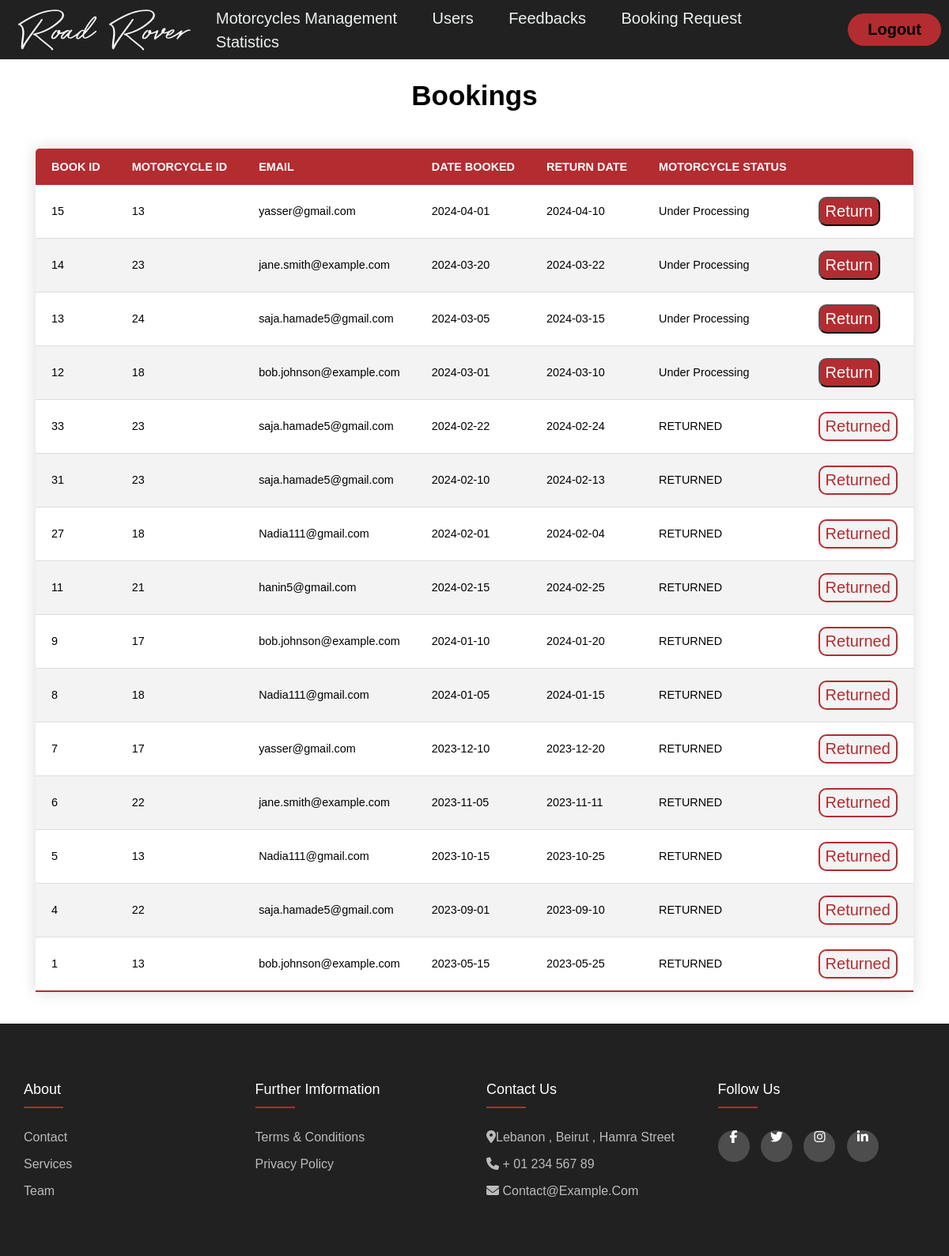
Screenshot of /adminBooking.php with the database file from the repository.
### tables this page shows
CREATE TABLE `booking` (
  `book_id` int(11) NOT NULL,
  `motor_id` int(11) DEFAULT NULL,
  `email` varchar(255) DEFAULT NULL,
  `book_date` date DEFAULT NULL,
  `return_date` date DEFAULT NULL,
  `motor_result` varchar(100) DEFAULT NULL,
  `price` mediumtext DEFAULT NULL
);

### adminBooking.php (the view, shortened to what this page needs)
<html lang="en">
<head>
    <link rel="stylesheet" href="style.css">
    <link rel="stylesheet" href="https://cdnjs.cloudflare.com/ajax/libs/font-awesome/6.5.1/css/all.min.css" />
</head>
<body>
    <header class="header">
        <a class="logo" href="admindash.php"><img src="RoadRover.jpeg" alt="logo"></a>
          <nav class="nav">
      <ul class="nav-links">
                 <li><a href="TableShowingMotors.php">Motorcycles Management</a></li>
                    <li><a href="adminusers.php">Users</a></li>
                    <li><a href="adminfeedback.php">Feedbacks</a></li>
                    <li><a href="adminBooking.php">Booking Request</a></li>
					<li><a href="adminstatistics.php">Statistics</a></li>
      </ul>
    </nav>
    <button class="button"><b><a href="home.php" style="text-decoration: none; color:black;">Logout</a></b></button>
    </header>
    <?php
    require_once('connection.php');
    $query = "SELECT * FROM booking ORDER BY book_id desc";
    $query_exec = mysqli_query($con, $query);
    ?>
    <div style="margin-top: 20px;">
    <h1 class="Title" style="text-align:center;font-size:35px;">Bookings</h1>
    <div class="booking-main">
        <div>
            <table class="content-table">
                <thead>
                    <tr>
                        <th>BOOK ID</th>
                        <th>MOTORCYCLE ID</th>
                        <th>EMAIL</th>
                        <th>DATE BOOKED</th>
                        <th>RETURN DATE</th>
                        <th>MOTORCYCLE STATUS</th>
                        <th></th>
                    </tr>
                </thead>
                <tbody>
                    <?php
                    mysqli_data_seek($query_exec, 0);
                    while ($res = mysqli_fetch_array($query_exec)) {
                        if ($res['motor_result'] !== 'RETURNED') :
                    ?>
                            <tr class="active-row">
                                <td><input type="hidden" name="book_id" value="<?php echo $res['book_id']; ?>" /><?php echo $res['book_id']; ?></td>
                                <td><?php echo $res['motor_id']; ?></td>
                                <td><?php echo $res['email']; ?></td>
                                <td><?php echo $res['book_date']; ?></td>
                                <td><?php echo $res['return_date']; ?></td>
                                <td><?php echo $res['motor_result']; ?></td>
                                <td>
                                    <form method="post" name="approve" action="adminrating.php">
                                        <button type="submit" class="butt" name="approve">Return</button>
                                    </form>
                                </td>
                            </tr>
                    <?php endif;
                    } ?>
                    <?php
                    mysqli_data_seek($query_exec, 0);
                    while ($res = mysqli_fetch_array($query_exec)) {
                        if ($res['motor_result'] === 'RETURNED') :
                    ?>
                            <tr class="active-row">
                                <td><input type="hidden" name="book_id" value="<?php echo $res['book_id']; ?>" /><?php echo $res['book_id']; ?></td>
                                <td><?php echo $res['motor_id']; ?></td>
                                <td><?php echo $res['email']; ?></td>
                                <td><?php echo $res['book_date']; ?></td>
                                <td><?php echo $res['return_date']; ?></td>
                                <td><?php echo $res['motor_result']; ?></td>
                                <td><button class="but1" name="approve" disabled>Returned</button></td>
                            </tr>
                    <?php endif;
                    } ?>
                </tbody>
            </table>
        </div>
    </div>
</div>
    <footer class="footer">
        <div class="container">
            <div class="row">
                <div class="footer-col">
                    <h4>About</h4>
                    <ul>
                        <li><a href="#">Contact</a></li>
                        <li><a href="#">Services</a></li>
                        <li><a href="#">Team</a></li>
                    </ul>
                </div>
                <div class="footer-col">
                    <h4>Further Imformation</h4>
                    <ul>
                        <li><a href="#">Terms & Conditions</a></li>
                        <li><a href="">Privacy Policy</a></li>
                    </ul>
                </div>
                <div class="footer-col">
                    <h4>Contact Us</h4>
                    <ul>
                        <li><a href="#"><i class="fas fa-map-marker-alt"></i>Lebanon , Beirut , Hamra Street</li></a>
                        <li><a href="#"><i class="fas fa-phone"></i> + 01 234 567 89</li></a>
                        <li><a href="#"><i class="fas fa-envelope"></i> Contact@example.com</li></a>
                    </ul>
                </div>
                <div class="footer-col">
                    <h4>Follow Us</h4>
                    <div class="socialIcons">
                        <a href="#"><i class="fab fa-facebook-f"></i></a>
                        <a href="#"><i class="fab fa-twitter"></i></a>
                        <a href="#"><i class="fab fa-instagram"></i></a>
                        <a href="#"><i class="fab fa-linkedin-in"></i></a>
                    </div>
                </div>
            </div>
        </div>
    </footer>
</body>
</html>

### style.css (style rules this page uses)
body { line-height: 1.5; font-family: 'Poppins', sans-serif; }
* { margin: 0; padding: 0; box-sizing: border-box; }
nav li, nav a, button { font-family: "Montserrat", sans-serif; font-weight: 500; font-size: 20px; color: #edf0f1; text-decoration: none; }
header { display: flex; justify-content: flex-end; align-items: center; padding: 0px 10px; background-color: #212121; }
.logo { margin-right: auto; }
.nav-links { list-style: none; }
.nav-links li { display: inline-block; padding: 0px 20px; }
.nav-links li a { transition: all 0.3s ease 0s; }
.button { color: #212121; padding: 9px 25px; margin-left: 20px; background-color: rgb(179, 44, 48); border: none; border-radius: 50px; font-size: 1.25em; transition: all 0.3s ease 0s; }
.container { max-width: 1170px; margin: auto; }
.row { display: flex; flex-wrap: wrap; }
ul { list-style: none; }
.footer { background-color: #212121; padding: 70px 0; }
.footer-col { width: 25%; padding: 0 15px; }
.footer-col h4 { font-size: 18px; color: #ffffff; text-transform: capitalize; margin-bottom: 35px; font-weight: 500; position: relative; }
.footer-col h4::before { content: ''; position: absolute; left: 0; bottom: -10px; background-color: rgb(179, 44, 48); height: 2px; box-sizing: border-box; width: 50px; }
.footer-col ul li:not(:last-child) { margin-bottom: 10px; }
.footer-col ul li a { font-size: 16px; text-transform: capitalize; color: #bbbbbb; text-decoration: none; font-weight: 300; display: block; transition: all 0.3s ease; }
.footer-col .socialIcons a { display: inline-block; height: 40px; width: 40px; background-color: rgb(255, 255, 255, 0.2); margin-right: 10px; margin: 0 10px 10px 0; text-align: center; line-height: 40px; border-radius: 50%; color: #ffffff; transform: all 0.5s ease; }

### adminBooking.php (style rules this page uses)
.booking-main { display: flex; justify-content: center; align-items: center; width: 100%; background-position: center; }
.content-table { border-collapse: collapse; font-size: 0.9em; min-width: 900px; border-radius: 5px 5px 0 0; overflow: hidden; box-shadow:0 0 20px rgba(0,0,0,0.15); margin: 40px; align-items: center; height: 500px; }
.content-table thead tr { background-color: #b32c30; color: white; text-align: left; }
.content-table th, .content-table td { padding: 15px 20px; }
.content-table tbody tr { border-bottom: 1px solid #dddddd; }
.content-table tbody tr:nth-of-type(even) { background-color: #f3f3f3; }
.content-table tbody tr:last-of-type { border-bottom: 2px solid #b32c30; }
.butt { color: #fff; background-color: #b32c30; border-radius: 10px; padding: 5px 7px; font-size: 20px; font-family: Arial; transition: 0.4s ease-in-out; }
.but1 { background-color: #f3f3f3; border: 2px solid #b32c30; color: #b32c30; border-radius: 10px; padding: 5px 7px; font-size: 20px; font-family: Arial; }

### rows the page displays
booking: book_id "15", motor "13", email "yasser@gmail.com", book_date "2024-04-01", return_date "2024-04-10", motor_result "Under Processing"
booking: book_id "14", motor "23", email "jane.smith@example.com", book_date "2024-03-20", return_date "2024-03-22", motor_result "Under Processing"
booking: book_id "13", motor "24", email "saja.hamade5@gmail.com", book_date "2024-03-05", return_date "2024-03-15", motor_result "Under Processing"
booking: book_id "12", motor "18", email "bob.johnson@example.com", book_date "2024-03-01", return_date "2024-03-10", motor_result "Under Processing"
booking: book_id "33", motor "23", email "saja.hamade5@gmail.com", book_date "2024-02-22", return_date "2024-02-24", motor_result "RETURNED"
booking: book_id "31", motor "23", email "saja.hamade5@gmail.com", book_date "2024-02-10", return_date "2024-02-13", motor_result "RETURNED"
booking: book_id "27", motor "18", email "Nadia111@gmail.com", book_date "2024-02-01", return_date "2024-02-04", motor_result "RETURNED"
booking: book_id "11", motor "21", email "hanin5@gmail.com", book_date "2024-02-15", return_date "2024-02-25", motor_result "RETURNED"
booking: book_id "9", motor "17", email "bob.johnson@example.com", book_date "2024-01-10", return_date "2024-01-20", motor_result "RETURNED"
booking: book_id "8", motor "18", email "Nadia111@gmail.com", book_date "2024-01-05", return_date "2024-01-15", motor_result "RETURNED"
booking: book_id "7", motor "17", email "yasser@gmail.com", book_date "2023-12-10", return_date "2023-12-20", motor_result "RETURNED"
booking: book_id "6", motor "22", email "jane.smith@example.com", book_date "2023-11-05", return_date "2023-11-11", motor_result "RETURNED"
booking: book_id "5", motor "13", email "Nadia111@gmail.com", book_date "2023-10-15", return_date "2023-10-25", motor_result "RETURNED"
booking: book_id "4", motor "22", email "saja.hamade5@gmail.com", book_date "2023-09-01", return_date "2023-09-10", motor_result "RETURNED"
booking: book_id "1", motor "13", email "bob.johnson@example.com", book_date "2023-05-15", return_date "2023-05-25", motor_result "RETURNED"
